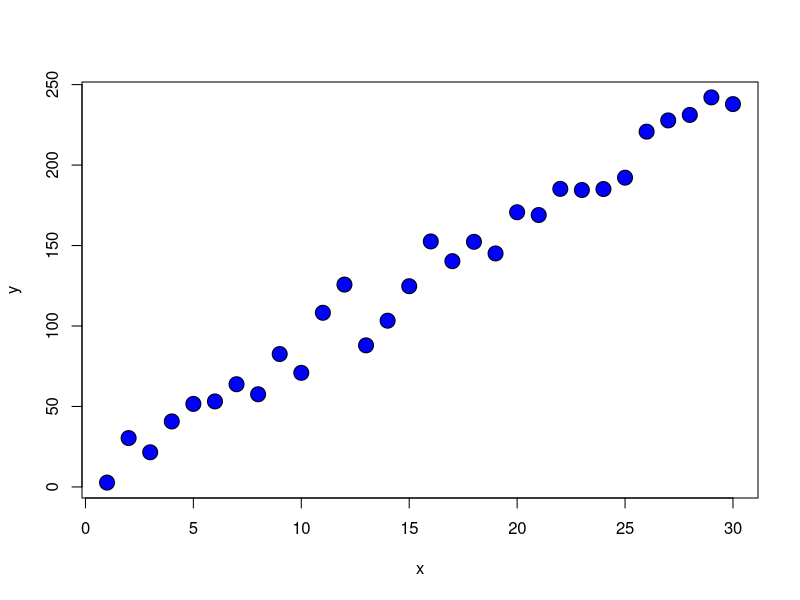
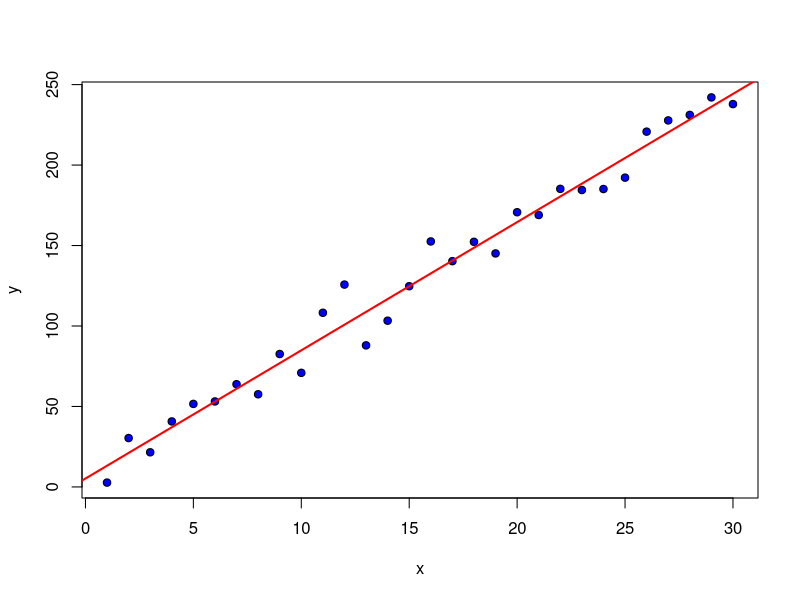

Write the R code that produced these figures, in order.
#constructor

# Make some data

x = 1:30
y = 4 + 8*x + rnorm(30,0,10)

windows(); plot(y~x, bg = "blue", cex =2, pch =21)

# This example is a little artificial but lets you see how the S3 OOP is working

# Constructor

myconstr = function(x, y){
  ylm = lm(y~x)
  obj = list(data = list(x = x, y = y), ylm = ylm)
  class(obj) = "constr"
  obj
}

z = myconstr(x,y)
class(z)


plot.constr = function(x, pch=21,bg="Blue", cex =3){
  plot(x[["data"]][["x"]],x[["data"]][["y"]], 
       pch = pch, 
       bg = bg,
       xlab = "x",
       ylab = "y"
       )
  abline(x$ylm, lwd = 2, col = "Red")
}

windows();plot(z)

print.constr = function(x){
  summary(x$ylm)
}
print(z)
